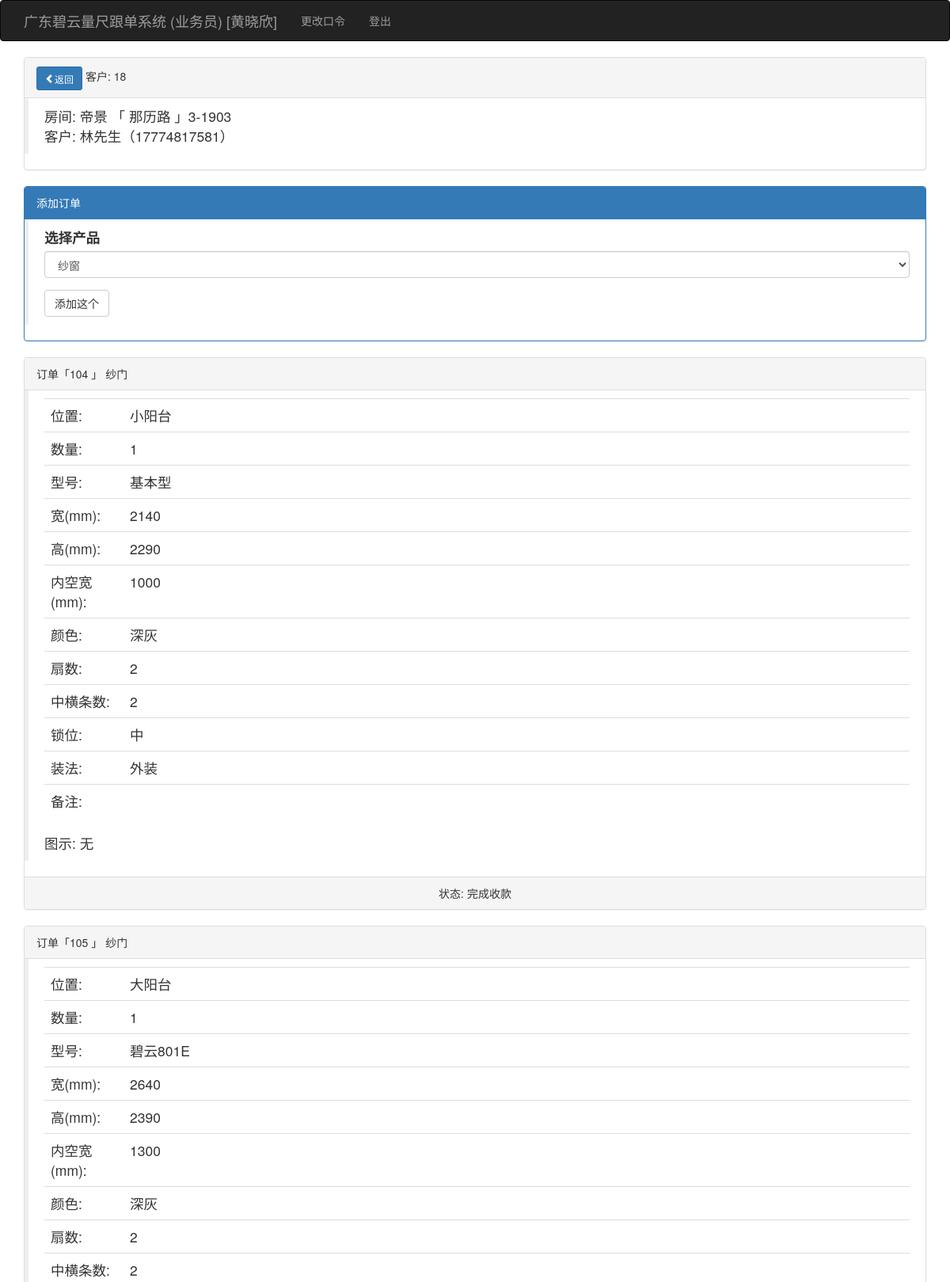
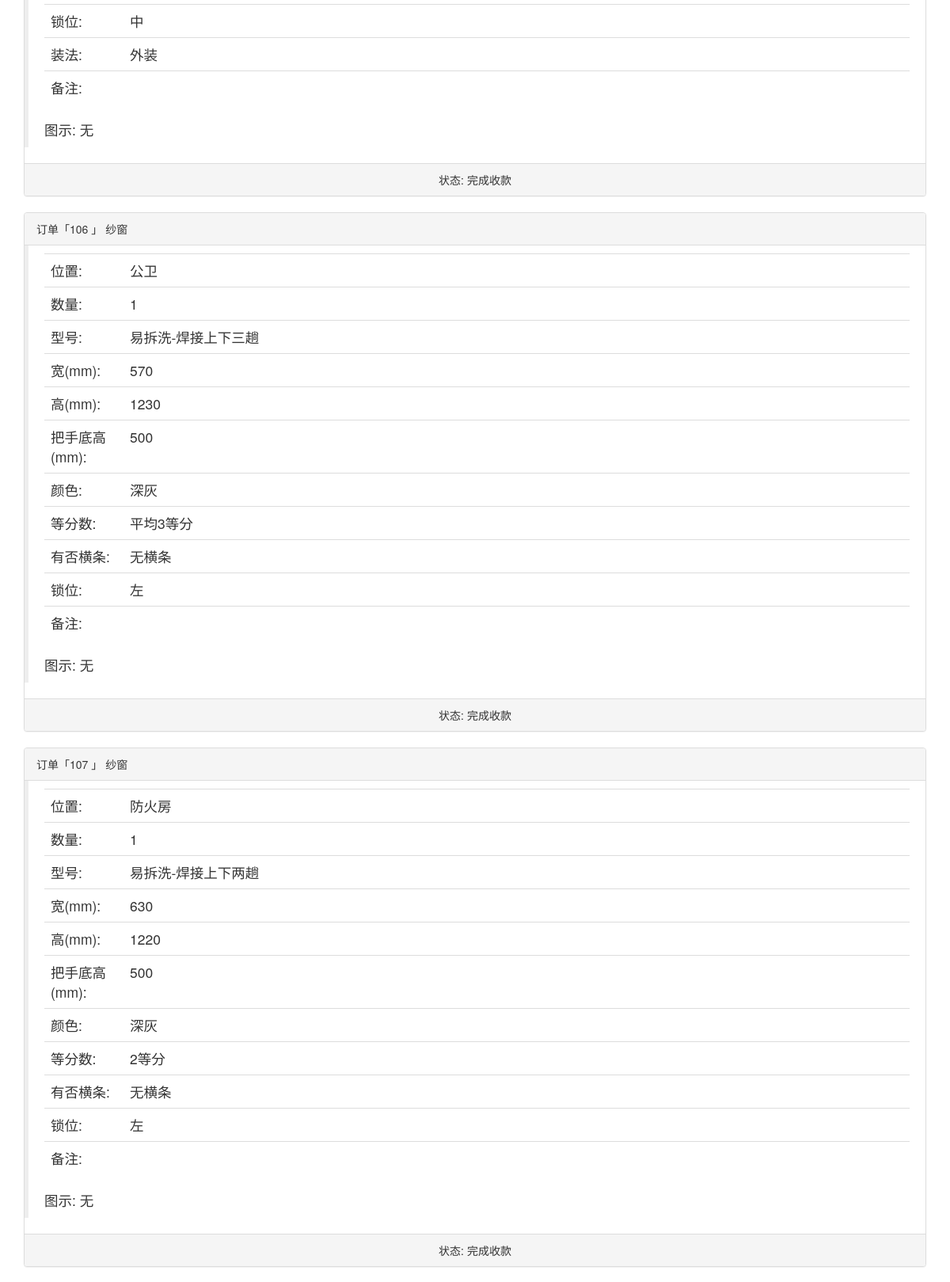
Page /showkehudd/18 (signed in, upper part) on the committed database (2 pictures, top to bottom).
### app/models.py (models this page shows, shortened)
class User(UserMixin, db.Model):
    __tablename__ = 'users'
    id = db.Column(db.Integer, primary_key=True)
    user = db.Column(db.String(64), unique=True, index=True)
    pin = db.Column(db.String(64))
    username = db.Column(db.String(64))
    tel = db.Column(db.String(32))
    role = db.Column(db.String(64))
    isuse = db.Column(db.Boolean, default=False)
    beizhu = db.Column(db.String(64))
    kehus = db.relationship('Kehu', backref='user', lazy='dynamic')
    @login_manager.user_loader
    def load_user(user_id):
        return User.query.get(int(user_id))

class Kehu(db.Model):
    __tablename__ = 'kehus'
    id = db.Column(db.Integer, primary_key=True)
    user_id = db.Column(db.Integer, db.ForeignKey('users.id'))
    xiaoqu_id = db.Column(db.Integer, db.ForeignKey('xiaoqus.id'))
    fangjian = db.Column(db.String(64))
    chenghu = db.Column(db.String(64))
    tel = db.Column(db.String(64))
    zje = db.Column(db.Float)
    beizhu = db.Column(db.String(64))
    status = db.Column(db.Integer, default=1)  # 1已测尺、2已下单、3已安装、4已清款
    time0 = db.Column(db.DateTime(), default=datetime.utcnow)
    time1 = db.Column(db.DateTime())
    time2 = db.Column(db.DateTime())
    time3 = db.Column(db.DateTime())
    dingdans = db.relationship('Dingdan', backref='kehu', lazy='dynamic')

class Xiaoqu(db.Model):
    __tablename__ = 'xiaoqus'
    id = db.Column(db.Integer, primary_key=True)
    xiaoqu = db.Column(db.String(64), unique=True, index=True)
    dizhi = db.Column(db.String(100))
    beizhu = db.Column(db.String(128))
    kehus = db.relationship('Kehu', backref='xiaoqu', lazy='dynamic')

class Dingdan(db.Model):
    __tablename__ = 'dingdans'
    id = db.Column(db.Integer, primary_key=True)
    kehu_id = db.Column(db.Integer, db.ForeignKey('kehus.id'))
    chanpin_id = db.Column(db.Integer, db.ForeignKey('chanpins.id'))
    shuliang = db.Column(db.Integer)
    weizhi = db.Column(db.String(64))
    xinghao = db.Column(db.String(64))
    kuan_chang = db.Column(db.Integer)
    gao = db.Column(db.Integer)
    meikongkuan_bashoudigao = db.Column(db.Integer)
    color = db.Column(db.String(64))
    shanshu = db.Column(db.Integer)
    zhonghengtiaoshu_gantiaoshu = db.Column(db.Integer)
    shuowei = db.Column(db.String(64))
    ishaveht = db.Column(db.String(64))
    zhangfa_dengfenshu_kaishuofangshi = db.Column(db.String(64))
    jiage = db.Column(db.Float)
    tushipic = db.Column(db.String(64))
    beizhu = db.Column(db.String(64))
    status = db.Column(db.Integer, default=1)  # 1测尺、2业务下单、3工厂下单、4工厂入库、5工厂发货、6收货、7派工、8装完、9安清款
    fakaidi = db.Column(db.String(64))  # -1
    time_1 = db.Column(db.DateTime())
    user_1_id = db.Column(db.Integer, db.ForeignKey('users.id'))
    beizhue = db.Column(db.String(64))
    time0 = db.Column(db.DateTime(), default=datetime.utcnow)
    user0_id = db.Column(db.Integer, db.ForeignKey('users.id'))
    time1 = db.Column(db.DateTime())
    user1_id = db.Column(db.Integer, db.ForeignKey('users.id'))
    time2 = db.Column(db.DateTime())
    user2_id = db.Column(db.Integer, db.ForeignKey('users.id'))
    time3 = db.Column(db.DateTime())
    user3_id = db.Column(db.Integer, db.ForeignKey('users.id'))
    time4 = db.Column(db.DateTime())
    user4_id = db.Column(db.Integer, db.ForeignKey('users.id'))
    time5 = db.Column(db.DateTime())
    user5_id = db.Column(db.Integer, db.ForeignKey('users.id'))
    time6 = db.Column(db.DateTime())
    user6_id = db.Column(db.Integer, db.ForeignKey('users.id'))
    time7 = db.Column(db.DateTime())
    user7_id = db.Column(db.Integer, db.ForeignKey('users.id'))
    time8 = db.Column(db.DateTime())
    user8_id = db.Column(db.Integer, db.ForeignKey('users.id'))
    time9 = db.Column(db.DateTime())
    user9_id = db.Column(db.Integer, db.ForeignKey('users.id'))
    time_1 = db.Column(db.DateTime())
    user_1_id = db.Column(db.Integer, db.ForeignKey('users.id'))
    beizhue = db.Column(db.String(64))
    az_status = db.Column(db.Integer)
    az_beizhue = db.Column(db.String(64))
    az_time_1 = db.Column(db.DateTime())
    az_time1 = db.Column(db.DateTime())
    az_time2 = db.Column(db.DateTime())
    az_time3 = db.Column(db.DateTime())
    azd_id = db.Column(db.Integer, db.ForeignKey('users.id'))
    dingdan_azd = db.relationship("User", foreign_keys=[azd_id])

class Chanpin(db.Model):
    __tablename__ = 'chanpins'
    id = db.Column(db.Integer, primary_key=True)
    pinming = db.Column(db.String(64))
    jiage = db.Column(db.Float)
    beizhu = db.Column(db.String(64))
    dingdans = db.relationship('Dingdan', backref='chanpin', lazy='dynamic')

### app/main/views.py (the view, shortened to what this page needs)
@main.route('/showkehudd/<int:id>', methods=['GET', 'POST'])
@login_required
def showkehudd(id):
    if current_user.role != '业务员':
        return redirect(url_for('main.index'))
    form = WilladdcpForm()
    kehu = Kehu.query.get(id)
    user = current_user._get_current_object()
    return render_template('showkehudd.html', form=form, kehu=kehu)

### app/main/forms.py
class WilladdcpForm(FlaskForm):
    chanpin = SelectField('选择产品', validators=[DataRequired()], coerce=int)
    submit = SubmitField('添加这个')
    def __init__(self, *args, **kwargs):
        super(WilladdcpForm, self).__init__(*args, **kwargs)
        self.chanpin.choices = [(chanpin.id, chanpin.pinming) for chanpin in
                                Chanpin.query.order_by(Chanpin.beizhu).all()]  # Chanpin.id

### app/templates/showkehudd.html (shortened to what this page needs)
{% extends "base.html" %}
{% import "bootstrap/wtf.html" as wtf %}
{% block page_content %}
    <div class="panel panel-default">
        <div class="panel-heading"><a class="btn btn-primary btn-sm   glyphicon glyphicon-chevron-left"
                                      href="{{ url_for('main.kehulist') }}">返回</a> 客户: {{ kehu.id }}</div>
        <div class="post-body">
            <blockquote>
                <ul class="list-unstyled">
                    <li>房间: {{ kehu.xiaoqu.xiaoqu }} 「 {{ kehu.xiaoqu.dizhi }} 」{{ kehu.fangjian }}</li>
                    <li>客户: {{ kehu.chenghu }}（{{ kehu.tel }}）
                    </li>
                </ul>
            </blockquote>
        </div>
    </div>
    <div class="panel panel-primary">
        <div class="panel-heading"> 添加订单</div>
        <div class="post-body">
            <blockquote>
                {{ wtf.quick_form(form) }}
            </blockquote>
        </div>
    </div>
    {% for dingdan in kehu.dingdans %}
        <div class="panel panel-default">
            <div class="panel-heading">订单「{{ dingdan.id }} 」 {{ dingdan.chanpin.pinming }}
            </div>
            <div class="post-body">
                <blockquote>
                    <table class="table">
                        <tr>
                            <td style="width: 100px;">位置:</td>
                            <td>{{ dingdan.weizhi }}</td>
                        </tr>
                        <tr>
                            <td>数量:</td>
                            <td>{{ dingdan.shuliang }}</td>
                        </tr>
                        <tr>
                            <td>型号:</td>
                            <td>{{ dingdan.xinghao }}</td>
                        </tr>
                        {% if dingdan.chanpin.pinming == '隐形网' %}
                            <tr>
                                <td>宽(mm):</td>
                                <td>{{ dingdan.kuan_chang }}</td>
                            </tr>
                            <tr>
                                <td>高(mm):</td>
                                <td>{{ dingdan.gao }}</td>
                            </tr>
                            <tr>
                                <td>颜色:</td>
                                <td>{{ dingdan.color }}</td>
                            </tr>
                        {% elif dingdan.chanpin.pinming == '阳台窗' %}
                            <tr>
                                <td>宽(mm):</td>
                                <td>{{ dingdan.kuan_chang }}</td>
                            </tr>
                            <tr>
                                <td>高(mm):</td>
                                <td>{{ dingdan.gao }}</td>
                            </tr>
                            <tr>
                                <td>窗台高(mm):</td>
                                <td>{{ dingdan.meikongkuan_bashoudigao }}</td>
                            </tr>
                            <tr>
                                <td>栏高(mm):</td>
                                <td>{{ dingdan.shanshu }}</td>
                            </tr>
                            <tr>
                                <td>管位:</td>
                                <td>{{ dingdan.shuowei }}</td>
                            </tr>
                            <tr>
                                <td>颜色:</td>
                                <td>{{ dingdan.color }}</td>
                            </tr>
                        {% elif dingdan.chanpin.pinming == '纱门' %}
                            <tr>
                                <td>宽(mm):</td>
                                <td>{{ dingdan.kuan_chang }}</td>
                            </tr>
                            <tr>
                                <td>高(mm):</td>
                                <td>{{ dingdan.gao }}</td>
                            </tr>
                            <tr>
                                <td>内空宽(mm):</td>
                                <td>{{ dingdan.meikongkuan_bashoudigao }}</td>
                            </tr>
                            <tr>
                                <td>颜色:</td>
                                <td>{{ dingdan.color }}</td>
                            </tr>
                            <tr>
                                <td>扇数:</td>
                                <td>{{ dingdan.shanshu }}</td>
                            </tr>
                            <tr>
                                <td>中横条数:</td>
                                <td>{{ dingdan.zhonghengtiaoshu_gantiaoshu }}</td>
                            </tr>
                            <tr>
                                <td>锁位:</td>
                                <td>{{ dingdan.shuowei }}</td>
                            </tr>
                            <tr>
                                <td>装法:</td>
                                <td>{{ dingdan.zhangfa_dengfenshu_kaishuofangshi }}</td>
                            </tr>
                        {% elif dingdan.chanpin.pinming == '纱窗' %}
                            <tr>
                                <td>宽(mm):</td>
                                <td>{{ dingdan.kuan_chang }}</td>
                            </tr>
                            <tr>
                                <td>高(mm):</td>
                                <td>{{ dingdan.gao }}</td>
                            </tr>
                            <tr>
                                <td>把手底高(mm):</td>
                                <td>{{ dingdan.meikongkuan_bashoudigao }}</td>
                            </tr>
                            <tr>
                                <td>颜色:</td>
                                <td>{{ dingdan.color }}</td>
                            </tr>
                            <tr>
                                <td>等分数:</td>
                                <td>{{ dingdan.zhangfa_dengfenshu_kaishuofangshi }}</td>
                            </tr>
                            <tr>
                                <td>有否横条:</td>
                                <td>{{ dingdan.ishaveht }}</td>
                            </tr>
                            <tr>
                                <td>锁位:</td>
                                <td>{{ dingdan.shuowei }}</td>
                            </tr>
                        {% endif %}
                        <tr>
                            <td>备注:</td>
                            <td>{{ dingdan.beizhu }}</td>
                        </tr>
                    </table>
                    图示:
                                            {% if dingdan.tushipic %}
                                                <br>
                                                <img height="180" src="/static/upload/{{ dingdan.tushipic }}">
                                                {% else %}
                                                无
                                                {% endif %}
                </blockquote>
            </div>
            <div class="panel-footer text-center">状态:
                {% if dingdan.status == 1 %}
                    已量尺
                {% elif dingdan.status == 2 %}
                    已下单
                {% elif dingdan.status == 3 %}
                    已订货
                {% elif dingdan.status == 4 %}
                    已入库
                {% elif dingdan.status == 5 %}
                    已发货
                {% elif dingdan.status == 6 %}
                    已到货
                {% elif dingdan.status == 7 %}
                    安装中
                {% elif dingdan.status == 8 %}
                    安装完成
                {% elif dingdan.status == 9 %}
                    完成收款
                {% else %}
                    状态有误
                {% endif %}
            </div>
        </div>
    {% endfor %}
{% endblock %}

### app/templates/base.html (shortened to what this page needs)
{% extends "bootstrap/base.html" %}
{% import 'render_listcp.html' as macors %}
{% block head %}
{{ super() }}
<link rel="stylesheet" type="text/css" href="{{ url_for('static', filename='styles.css') }}">
{% endblock %}
{% block navbar %}
<div class="navbar navbar-inverse" role="navigation">
    <div class="container">
        <div class="navbar-header">
            <a class="navbar-brand" href="{{ url_for('main.index') }}">广东碧云量尺跟单系统 ({{ current_user.role }}) [{{ current_user.username }}] </a>
        </div>
        <div class="navbar-collapse collapse">
            <ul class="nav navbar-nav">
                {% if current_user.is_authenticated %}
                <li><a href="{{ url_for('auth.change_pin') }}">更改口令</a></li>
                <li><a href="{{ url_for('auth.logout') }}">登出</a></li>
                {% endif %}
            </ul>
        </div>
    </div>
</div>
{% endblock %}
{% block content %}
<div class="container">
    {% block page_content %}{% endblock %}
</div>
{% endblock %}

### rows in the picture
User: role "业务员", username "黄晓欣"
Kehu: id "18", fangjian "3-1903", chenghu "林先生", tel "17774817581"
Xiaoqu: xiaoqu.xiaoqu "帝景", xiaoqu.dizhi "那历路"
Dingdan: id "104", chanpin.pinming "纱门", weizhi "小阳台", shuliang "1", xinghao "基本型", kuan_chang "2140", gao "2290", meikongkuan_bashoudigao "1000", color "深灰", shanshu "2", zhonghengtiaoshu_gantiaoshu "2", shuowei "中", zhangfa_dengfenshu_kaishuofangshi "外装", tushipic "无", status "完成收款"
Dingdan: id "105", chanpin.pinming "纱门", weizhi "大阳台", shuliang "1", xinghao "碧云801E", kuan_chang "2640", gao "2390", meikongkuan_bashoudigao "1300", color "深灰", shanshu "2", zhonghengtiaoshu_gantiaoshu "2", shuowei "中", zhangfa_dengfenshu_kaishuofangshi "外装", tushipic "无", status "完成收款"
Dingdan: id "106", chanpin.pinming "纱窗", weizhi "公卫", shuliang "1", xinghao "易拆洗-焊接上下三趟", kuan_chang "570", gao "1230", meikongkuan_bashoudigao "500", color "深灰", zhangfa_dengfenshu_kaishuofangshi "平均3等分", ishaveht "无横条", shuowei "左", tushipic "无", status "完成收款"
Dingdan: id "107", chanpin.pinming "纱窗", weizhi "防火房", shuliang "1", xinghao "易拆洗-焊接上下两趟", kuan_chang "630", gao "1220", meikongkuan_bashoudigao "500", color "深灰", zhangfa_dengfenshu_kaishuofangshi "2等分", ishaveht "无横条", shuowei "左", tushipic "无", status "完成收款"
